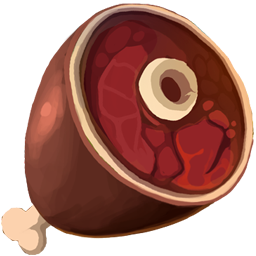
#> input picture Python/input/Meat.png, 256 x 256 px; its folder holds only this picture in this run
$ python CardGenerate.py
#> lines starting #> are read from the running program, lines starting #| are printed output that depends on the picture
from PIL import Image, ImageDraw, ImageFont, ImageOps
import os

x: int = 300
y: int = 450

p: float = 0.8

width: int = int(x * p)
height: int = int(y * p)

dir_in_name = 'input'
dir_out_name = 'output'

def card_draw():
    file_names = os.listdir(dir_in_name)

    for in_name in file_names:

        # background
        img = Image.new('RGBA', (x, y), (0, 0, 0, 0))
#> img: PIL image 300x450 RGBA; every value is 0

        d = ImageDraw.Draw(img)
        d.rounded_rectangle((0, 0, x, y), radius=20, outline=(0, 0, 0, 255), width=2, fill=(255,255,255,255))
        d.rounded_rectangle((20, 20, int(x - 20), int(y - 20)), radius=20, outline=(0, 0, 0, 255), width=2, fill=(255,255,255,255))

        # image load
        symbol = Image.open(os.path.join(dir_in_name,in_name));
#> symbol is the input picture: PIL image 256x256 RGBA; mean R, G, B, A 140.1, 81.5, 65.7, 169
        symbol_fill = Image.new("RGB", symbol.size, (255,255,255,255))
#> symbol_fill: PIL image 256x256 RGB; every value is 255
        symbol_fill.paste(symbol, (0,0), symbol)
        symbol = symbol_fill;
        symbol = symbol.resize((width, width))
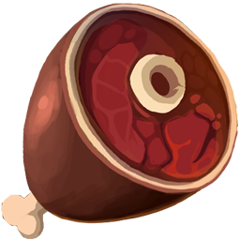
#> symbol: PIL image 240x240 RGB; mean R, G, B 175.5, 131.1, 121.9

        # image paste
        img.paste(symbol, (int(x * 0.5 - symbol.width * 0.5), int(y * 0.5 - symbol.width * 0.5)))
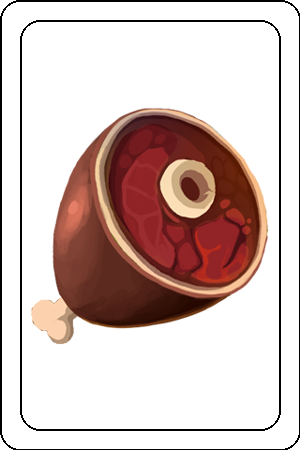
#> img: PIL image 300x450 RGBA; mean R, G, B, A 211.4, 192.5, 188.6, 254.4; transparent parts drawn white

        # image save
        img.save(dir_out_name + "/" + in_name +".png")


def card_bg():
        img = Image.new('RGBA', (x, y), (0, 0, 0, 0))

        d = ImageDraw.Draw(img)
        d.rounded_rectangle((0, 0, x, y), radius=20, outline=(0, 0, 0, 255), width=2, fill=(255,255,255,255))

        img.save(dir_out_name + "/" + "bg" + ".png")
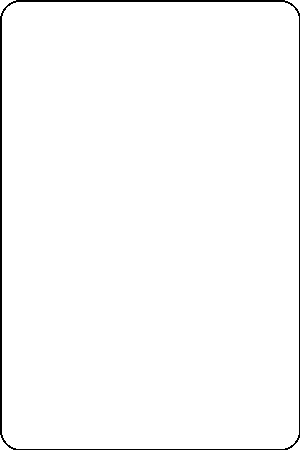
#> saved as bg.png: PIL image 300x450 RGBA; mean R, G, B, A 250.2, 250.2, 250.2, 254.4; transparent parts drawn white

if __name__ == '__main__':
    card_draw()
    card_bg()

$ run again, on Python/input/bag.png
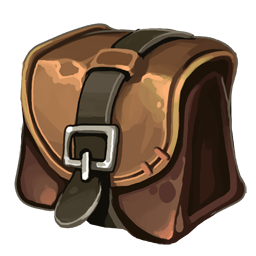
#> input picture Python/input/bag.png, 256 x 256 px
#> in card_draw, symbol is the input picture: PIL image 256x256 RGBA; mean R, G, B, A 128.3, 109.3, 93.5, 160.7
#> in card_draw, `symbol = symbol.resize((width, width))`:
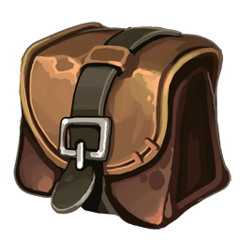
#> symbol: PIL image 240x240 RGB; mean R, G, B 155.8, 138.7, 125.2
#> in card_draw, `img.paste(symbol, (int(x * 0.5 - symbol.width * 0.5), int(y * 0.5 - sy..`:
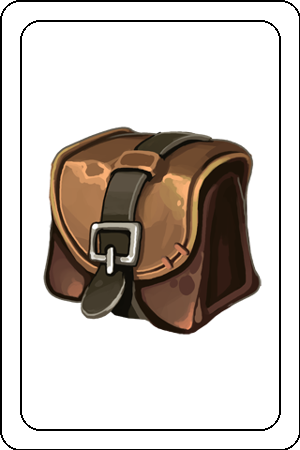
#> img: PIL image 300x450 RGBA; mean R, G, B, A 203, 195.7, 190, 254.4; transparent parts drawn white

$ run again, on Python/input/apple.png
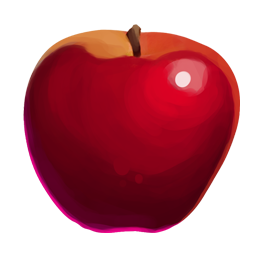
#> input picture Python/input/apple.png, 256 x 256 px
#> in card_draw, symbol is the input picture: PIL image 256x256 RGBA; mean R, G, B, A 184.4, 99.4, 111.4, 139.1
#> symbol: PIL image 240x240 RGB
#> in card_draw, `img.paste(symbol, (int(x * 0.5 - symbol.width * 0.5), int(y * 0.5 - sy..`:
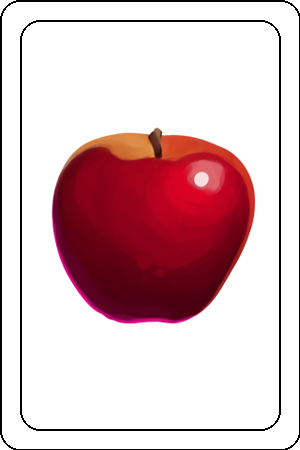
#> img: PIL image 300x450 RGBA; mean R, G, B, A 218.9, 189.3, 193.5, 254.4; transparent parts drawn white
